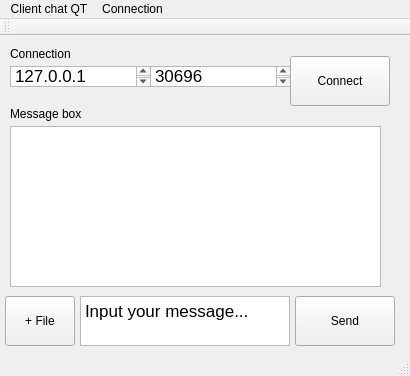
<?xml version="1.0" encoding="UTF-8"?>
<ui version="4.0">
 <class>MainWindow</class>
 <widget class="QMainWindow" name="MainWindow">
  <property name="geometry">
   <rect>
    <x>0</x>
    <y>0</y>
    <width>410</width>
    <height>376</height>
   </rect>
  </property>
  <property name="windowTitle">
   <string>MainWindow</string>
  </property>
  <widget class="QWidget" name="centralWidget">
   <widget class="QLabel" name="label">
    <property name="geometry">
     <rect>
      <x>10</x>
      <y>70</y>
      <width>91</width>
      <height>16</height>
     </rect>
    </property>
    <property name="text">
     <string>Message box</string>
    </property>
   </widget>
   <widget class="QTextEdit" name="yourMessage">
    <property name="geometry">
     <rect>
      <x>80</x>
      <y>260</y>
      <width>210</width>
      <height>50</height>
     </rect>
    </property>
    <property name="html">
     <string>&lt;!DOCTYPE HTML PUBLIC &quot;-//W3C//DTD HTML 4.0//EN&quot; &quot;http://www.w3.org/TR/REC-html40/strict.dtd&quot;&gt;
&lt;html&gt;&lt;head&gt;&lt;meta name=&quot;qrichtext&quot; content=&quot;1&quot; /&gt;&lt;style type=&quot;text/css&quot;&gt;
p, li { white-space: pre-wrap; }
&lt;/style&gt;&lt;/head&gt;&lt;body style=&quot; font-family:'.SF NS Text'; font-size:13pt; font-weight:400; font-style:normal;&quot;&gt;
&lt;p style=&quot; margin-top:0px; margin-bottom:0px; margin-left:0px; margin-right:0px; -qt-block-indent:0; text-indent:0px;&quot;&gt;Input your message...&lt;/p&gt;&lt;/body&gt;&lt;/html&gt;</string>
    </property>
    <property name="placeholderText">
     <string extracomment="Input your message..."/>
    </property>
   </widget>
   <widget class="QPushButton" name="sendButton">
    <property name="geometry">
     <rect>
      <x>295</x>
      <y>260</y>
      <width>100</width>
      <height>50</height>
     </rect>
    </property>
    <property name="text">
     <string>Send</string>
    </property>
   </widget>
   <widget class="QListView" name="listMessage">
    <property name="geometry">
     <rect>
      <x>10</x>
      <y>90</y>
      <width>371</width>
      <height>161</height>
     </rect>
    </property>
   </widget>
   <widget class="QPushButton" name="addFileButton">
    <property name="geometry">
     <rect>
      <x>5</x>
      <y>260</y>
      <width>70</width>
      <height>50</height>
     </rect>
    </property>
    <property name="text">
     <string>+ File</string>
    </property>
   </widget>
   <widget class="QLabel" name="label_2">
    <property name="geometry">
     <rect>
      <x>10</x>
      <y>10</y>
      <width>91</width>
      <height>16</height>
     </rect>
    </property>
    <property name="text">
     <string>Connection</string>
    </property>
   </widget>
   <widget class="QTextEdit" name="textHost">
    <property name="geometry">
     <rect>
      <x>10</x>
      <y>30</y>
      <width>141</width>
      <height>21</height>
     </rect>
    </property>
    <property name="html">
     <string>&lt;!DOCTYPE HTML PUBLIC &quot;-//W3C//DTD HTML 4.0//EN&quot; &quot;http://www.w3.org/TR/REC-html40/strict.dtd&quot;&gt;
&lt;html&gt;&lt;head&gt;&lt;meta name=&quot;qrichtext&quot; content=&quot;1&quot; /&gt;&lt;style type=&quot;text/css&quot;&gt;
p, li { white-space: pre-wrap; }
&lt;/style&gt;&lt;/head&gt;&lt;body style=&quot; font-family:'.SF NS Text'; font-size:13pt; font-weight:400; font-style:normal;&quot;&gt;
&lt;p style=&quot; margin-top:0px; margin-bottom:0px; margin-left:0px; margin-right:0px; -qt-block-indent:0; text-indent:0px;&quot;&gt;127.0.0.1&lt;/p&gt;&lt;/body&gt;&lt;/html&gt;</string>
    </property>
   </widget>
   <widget class="QTextEdit" name="textPort">
    <property name="geometry">
     <rect>
      <x>150</x>
      <y>30</y>
      <width>141</width>
      <height>21</height>
     </rect>
    </property>
    <property name="html">
     <string>&lt;!DOCTYPE HTML PUBLIC &quot;-//W3C//DTD HTML 4.0//EN&quot; &quot;http://www.w3.org/TR/REC-html40/strict.dtd&quot;&gt;
&lt;html&gt;&lt;head&gt;&lt;meta name=&quot;qrichtext&quot; content=&quot;1&quot; /&gt;&lt;style type=&quot;text/css&quot;&gt;
p, li { white-space: pre-wrap; }
&lt;/style&gt;&lt;/head&gt;&lt;body style=&quot; font-family:'.SF NS Text'; font-size:13pt; font-weight:400; font-style:normal;&quot;&gt;
&lt;p style=&quot; margin-top:0px; margin-bottom:0px; margin-left:0px; margin-right:0px; -qt-block-indent:0; text-indent:0px;&quot;&gt;30696&lt;/p&gt;&lt;/body&gt;&lt;/html&gt;</string>
    </property>
   </widget>
   <widget class="QPushButton" name="connectButton">
    <property name="geometry">
     <rect>
      <x>290</x>
      <y>20</y>
      <width>100</width>
      <height>50</height>
     </rect>
    </property>
    <property name="text">
     <string>Connect</string>
    </property>
   </widget>
  </widget>
  <widget class="QMenuBar" name="menuBar">
   <property name="geometry">
    <rect>
     <x>0</x>
     <y>0</y>
     <width>410</width>
     <height>22</height>
    </rect>
   </property>
   <widget class="QMenu" name="menuClient_chat_QT">
    <property name="title">
     <string>Client chat QT</string>
    </property>
   </widget>
   <widget class="QMenu" name="menuConnection">
    <property name="title">
     <string>Connection</string>
    </property>
   </widget>
   <addaction name="menuClient_chat_QT"/>
   <addaction name="menuConnection"/>
  </widget>
  <widget class="QToolBar" name="mainToolBar">
   <attribute name="toolBarArea">
    <enum>TopToolBarArea</enum>
   </attribute>
   <attribute name="toolBarBreak">
    <bool>false</bool>
   </attribute>
  </widget>
  <widget class="QStatusBar" name="statusBar"/>
 </widget>
 <layoutdefault spacing="6" margin="11"/>
 <resources/>
 <connections/>
</ui>
